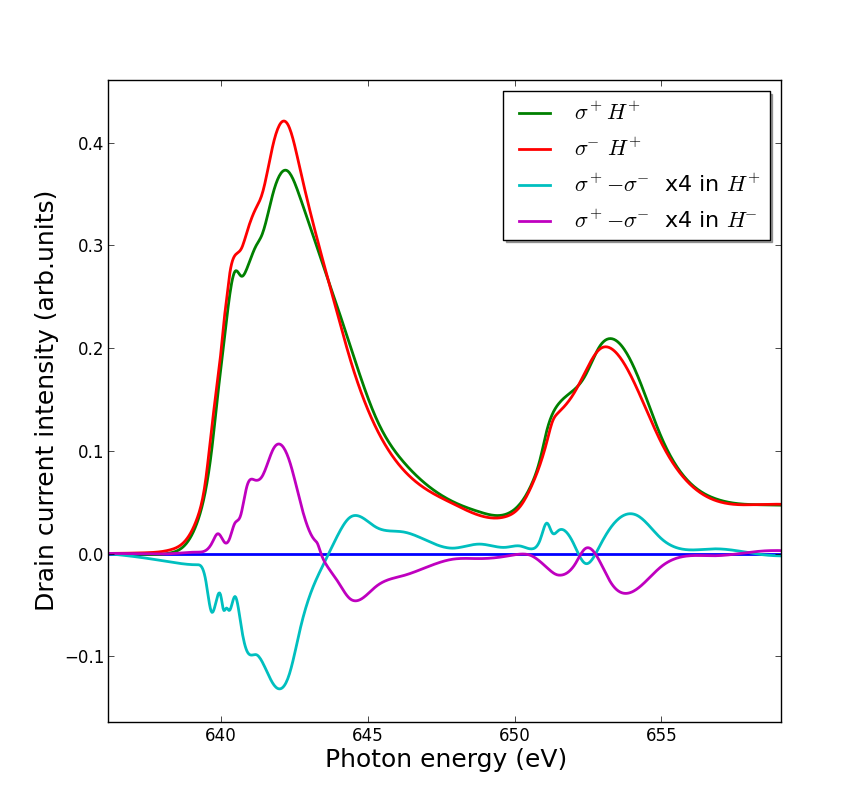

Here is the Python script that generated this plot:
"""
Script to analyse XLD and XMCD spectra
"""
import matplotlib.lines as mlines
import matplotlib.pyplot as plt
import numpy as np
import math
import copy
import random
import h5py
import copy
from scipy import interpolate

smooth = .0003
FILE_LCflip = "../../Data/i09-75376.nxs"
FILE_LC = "../../Data/i09-75386.nxs"
FILE_RCflip = "../../Data/i09-75377.nxs"
FILE_RC = "../../Data/i09-75387.nxs"
delta_E = 0.005 #eV, absolute
delta_int = 0.01 #relative

import csv
def save(energies, spectrum, ext):
    name = 'LMO10MN'
    with open('csv/'+name+'-'+ext+'.csv', 'wb') as f:
        writer = csv.writer(f)
        writer.writerow(('energy','intensity'))
        for n, s in enumerate(spectrum):
            writer.writerow((energies[n], s))
        f.close()

def scaleIntensity(int_l, energy1, energy2):
    intensity = []
    for e1 in energy1:
        for n, e2 in enumerate(energy2):
            if e2 > e1:
                break
            e = e2
            
        # Build lineair fit between two nearest energies
        # I(e) = a*e + b
        try:
            a = (int_l[n] - int_l[n-1])/(e2 - e)
            b = int_l[n]-a*e2
            intensity.append(a*e1 + b)
        except: intensity.append(int_l[0])

    return intensity

def getBackground(energies, spectrum):
    
    points = [1, 35, 80, 155, 190, 245, 278]
    B = 1
    answ = "n"

    # Substracting pre-edge
    minimum = min(spectrum[points[0]:points[1]])
    spectrum = [s-minimum for s in spectrum]

    # Simulating step-function
    step = []
    start = spectrum[points[1]]
    mid = spectrum[points[3]]
    end = spectrum[points[5]]
    try:
        for e in energies:
            # fermi-dirac distribution-like normalisation function
            n = diff1/(math.exp((energies[points[2]]-e)/B)+1)
            m = diff2/(math.exp((energies[points[4]]-e)/B)+1)
            step.append(n+m)
    except:
        diff1 = mid - start
        diff2 = end - mid
        global diff1
        global diff2
        for e in energies:
            # fermi-dirac distribution-like normalisation function
            n = diff1/(math.exp((energies[points[2]]-e)/B)+1)
            m = diff2/(math.exp((energies[points[4]]-e)/B)+1)
            step.append(n+m)
    fitspect = [s - step[n] for n, s in enumerate(spectrum)]

##    while answ == "n":
##        plt.plot(energies, spectrum)
##        plt.plot(energies, [s+start for s in step])
##        for p in points:
##            plt.axvline(energies[p], color='k', linestyle='solid')
##        plt.show()
##            
##        answ = raw_input("Are the lines placed correctly? y/n: ")
##        while answ != "n" and answ != "y":
##            answ = raw_input("Use 'y' or 'n'. Are the lines correct?: ")
##
##        if answ == "y": break
##        print "Previous lines were places at ",points
##        for n, p in enumerate(points):
##            try: points[n] = int(raw_input("Line "+str(n+1)+" to: "))
##            except:
##                print "Invalid syntax"
##                points[n] = int(raw_input("Line "+str(n+1)+" to: "))
##        print points

    # Fitting 4th order polynomial to bg without step
    bg = range(points[0],points[1]) + [points[3]] + range(points[5],points[6])
    x, y = [energies[n] for n in bg], [fitspect[n] for n in bg]
    a, b, c, d, e =  np.polyfit(x, y, 4)
    norm = [a*i**4 + b*i**3 + c*i**2 + d*i + e for i in energies]
    spectNorm = [s-norm[n]+step[n] for n, s in enumerate(fitspect)]

    reg = [energies[points[1]], energies[points[3]], energies[points[5]]]
    return norm, spectNorm, reg

def getError(intensity, energies, delta_E, delta_int):
    
    error = []
    for n, e in enumerate(energies):
        try:
            a = (intensity[n+1] - intensity[n-1])/(energies[n+1]-energies[n-1])
            i_err = intensity[n] * delta_int 
            e_err = a * delta_E
            error.append(math.sqrt(i_err**2 + e_err**2))
        except: error.append(0)

    return error

def getMagnetism(int1, int2, energies, reg):
    # Getting error expectation for each data point    
    int1_error = getError(int1, energies, delta_E, delta_int)
    int2_error = getError(int2, energies, delta_E, delta_int)
    
    # Putting together the XMCD spectrum    
    s = []
    error = []
    for n, e in enumerate(energies):
        new = int1[n] - int2[n]
        err = math.sqrt(int1_error[n]**2 + int2_error[n]**2)
        s.append(new)
        error.append(err)
        
    # Read data
    A, B, A_err, B_err = 0, 0, 0, 0
    for n, e in enumerate(energies):
        if e > reg[0] and e < reg[1]:
            A += s[n]
            A_err += error[n]**2
        elif e > reg[1] and e < reg[2]:
            B += s[n]
            B_err += error[n]**2
    A_err = math.sqrt(A_err)
    B_err = math.sqrt(B_err)

    A = abs(A)
    B = abs(B)
    
    C = 10.0         # beV
    # Calculate m_s
    m_s = 1/C*(2*B - A)
    m_s_err = 1/C* math.sqrt((2*B_err)**2 + A_err**2)

    # Calculate m_o
    m_o = -2/3/C*(A + B)
    m_o_err = -2/3/C * math.sqrt(A_err**2 + B_err**2)
    
    print "m_s has a value of "+str(m_s)+" +- "+str(100*abs(m_s_err/m_s))+"%"
    print "m_o has a value of "+str(m_o)+" +- "+str(100*abs(m_o_err/m_o))+"%"
    print "Ratio: "+str(m_o/m_s)+" +- "+str(100*math.sqrt((m_s_err/m_s)**2 + (m_o_err/m_o)**2))+" %"

    return m_o, m_o_err, m_s, m_s_err

if __name__ == '__main__':
    print "Gathering measurements data"
    
    with h5py.File(FILE_LC, 'r') as f:
        energies = f["/entry1/smpmamp39/pgmenergy"]
        
        spectrum = f["/entry1/smpmamp39/smpmamp39"]
        i_0 = f["/entry1/instrument/sm5amp8/sm5amp8"]

        LCEnergies = [e for e in energies]
        LCSpectrum = [s/i_0[n] for n, s in enumerate(spectrum)]

    with h5py.File(FILE_LCflip, 'r') as f:
        energies = f["/entry1/smpmamp39/pgmenergy"]
        
        spectrum = f["/entry1/smpmamp39/smpmamp39"]
        i_0 = f["/entry1/instrument/sm5amp8/sm5amp8"]

        LCflipEnergies = [e for e in energies]
        LCflipSpectrum = [s/i_0[n] for n, s in enumerate(spectrum)]

    with h5py.File(FILE_RC, 'r') as f:
        energies = f["/entry1/smpmamp39/pgmenergy"]
        spectrum = f["/entry1/smpmamp39/smpmamp39"]
        
        i_0 = f["/entry1/instrument/sm5amp8/sm5amp8"]

        RCEnergies = [e for e in energies]
        RCSpectrum = [s/i_0[n] for n, s in enumerate(spectrum)]

    with h5py.File(FILE_RCflip, 'r') as f:
        energies = f["/entry1/smpmamp39/pgmenergy"]
        spectrum = f["/entry1/smpmamp39/smpmamp39"]
        
        i_0 = f["/entry1/instrument/sm5amp8/sm5amp8"]

        RCflipEnergies = [e for e in energies]
        RCflipSpectrum = [s/i_0[n] for n, s in enumerate(spectrum)]

    energies = np.linspace(LCEnergies[0], LCEnergies[-1], num=len(LCEnergies)*5, endpoint=True)

    print "============"
    print "First background"
    print "============"
    LCNorm, LCSpectrum_norm, reg = getBackground(LCEnergies, LCSpectrum)
    splineRep = interpolate.splrep(LCEnergies, LCSpectrum_norm, s=smooth)
    LCSpectrum_norm = interpolate.splev(energies, splineRep, der=0)
    print "============"
    print "Second background"
    print "============"
    LCflipNorm, LCflipSpectrum_norm, reg = getBackground(LCflipEnergies, LCflipSpectrum)
    splineRep = interpolate.splrep(LCflipEnergies, LCflipSpectrum_norm, s=smooth)
    LCflipSpectrum_norm = interpolate.splev(energies, splineRep, der=0)
    print "============"
    print "Third background"
    print "============"
    RCNorm, RCSpectrum_norm, reg = getBackground(RCEnergies, RCSpectrum)
    splineRep = interpolate.splrep(RCEnergies, RCSpectrum_norm, s=smooth)
    RCSpectrum_norm = interpolate.splev(energies, splineRep, der=0)
    print "============"
    print "Fourth background"
    print "============"
    RCflipNorm, RCflipSpectrum_norm, reg = getBackground(RCflipEnergies, RCflipSpectrum)
    splineRep = interpolate.splrep(RCflipEnergies, RCflipSpectrum_norm, s=smooth)
    RCflipSpectrum_norm = interpolate.splev(energies, splineRep, der=0)

    # Get magnetism
    m_o, m_o_err, m_s, m_s_err = getMagnetism(LCSpectrum_norm, RCSpectrum_norm, energies, reg)

    # Make XMCD
    XMCD = [(LCSpectrum_norm[n]-s)/max(LCSpectrum_norm) for n, s in enumerate(RCSpectrum_norm)]      
    XMCDflip = [(LCflipSpectrum_norm[n]-s)/max(LCflipSpectrum_norm) for n, s in enumerate(RCflipSpectrum_norm)]

    # Save data to CSV
    spectra = [LCSpectrum_norm, LCflipSpectrum_norm, RCSpectrum_norm, RCflipSpectrum_norm, XMCD]
    for n, s in enumerate(spectra):
        save(energies, s, str(n+1))

    # Plot data
    plt.plot(energies, [0 for e in energies], linewidth=2.0)
##    plt.plot(RCEnergies, LCSpectrum)
##    plt.plot(RCEnergies, LCNorm)
    plt.plot(energies, LCSpectrum_norm, linewidth=2.0, label='$\sigma^+H^+$')
##    plt.plot(RCEnergies, LCflipSpectrum_norm, 'k--',label='$\sigma^+H^-$')
    plt.plot(energies, RCSpectrum_norm, linewidth=2.0, label='$\sigma^-H^+$')
##    plt.plot(RCEnergies, RCflipSpectrum_norm, 'k:', label='$\sigma^-H^-$')
    plt.plot(energies, XMCD, linewidth=2.0, label='$\sigma^+-\sigma^-$ x4 in $H^+$')
    plt.plot(energies, XMCDflip, linewidth=2.0, label='$\sigma^+-\sigma^-$ x4 in $H^-$')
    
    legend = plt.legend(loc='upper right', fontsize=16, shadow=True)
##    title = plt.title("Mn L XMCD spectrum of ex-situ STO|LMO(10)")
    plt.xlabel("Photon energy (eV)", fontsize=18)
    plt.ylabel("Drain current intensity (arb.units)", fontsize=18)
##    plt.text(energies[reg[1]]-5,min(XMCD), "m_s = "+str(m_s)+" +- "+str(abs(100*m_s_err/m_s))+"%\n"+
##                                    "m_o = "+str(m_o)+" +- "+str(abs(100*m_o_err/m_o))+"%\n"+
##                                    "Ratio = "+str(m_o/m_s)+" +- "+str(100*math.sqrt((m_s_err/m_s)**2 + (m_o_err/m_o)**2))+" %",
##             fontsize=10)
##    
    plt.show()   
